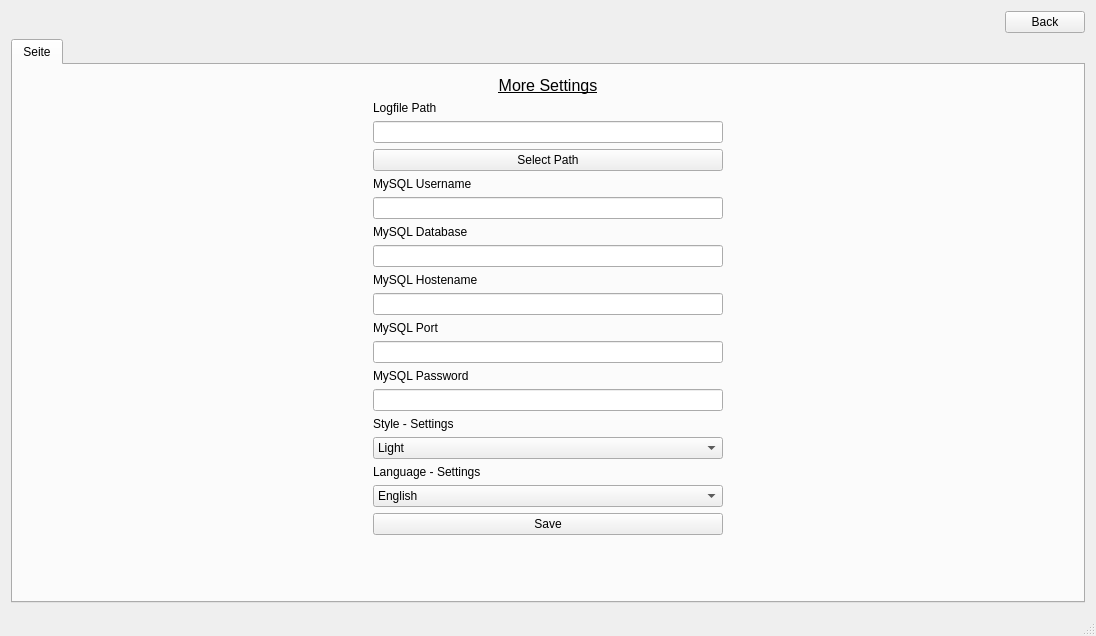
<?xml version="1.0" encoding="UTF-8"?>
<ui version="4.0">
 <class>SettingsWindowClass</class>
 <widget class="QMainWindow" name="SettingsWindowClass">
  <property name="geometry">
   <rect>
    <x>0</x>
    <y>0</y>
    <width>1096</width>
    <height>636</height>
   </rect>
  </property>
  <property name="font">
   <font>
    <family>Arial</family>
   </font>
  </property>
  <property name="windowTitle">
   <string>SettingsWindow</string>
  </property>
  <widget class="QWidget" name="centralWidget">
   <layout class="QVBoxLayout" name="verticalLayout">
    <item>
     <layout class="QHBoxLayout" name="horizontalLayout_3">
      <property name="topMargin">
       <number>0</number>
      </property>
      <item>
       <spacer name="horizontalSpacer">
        <property name="orientation">
         <enum>Qt::Orientation::Horizontal</enum>
        </property>
        <property name="sizeHint" stdset="0">
         <size>
          <width>40</width>
          <height>20</height>
         </size>
        </property>
       </spacer>
      </item>
      <item>
       <widget class="QPushButton" name="pB_SettingsBack">
        <property name="maximumSize">
         <size>
          <width>145</width>
          <height>16777215</height>
         </size>
        </property>
        <property name="autoFillBackground">
         <bool>false</bool>
        </property>
        <property name="text">
         <string>Back</string>
        </property>
       </widget>
      </item>
     </layout>
    </item>
    <item>
     <widget class="QTabWidget" name="tabWidgetSettings">
      <property name="currentIndex">
       <number>0</number>
      </property>
      <widget class="QWidget" name="tabMoreSettings">
       <attribute name="title">
        <string>Seite</string>
       </attribute>
       <layout class="QHBoxLayout" name="horizontalLayout_4">
        <item>
         <spacer name="horizontalSpacer_7">
          <property name="orientation">
           <enum>Qt::Orientation::Horizontal</enum>
          </property>
          <property name="sizeHint" stdset="0">
           <size>
            <width>288</width>
            <height>20</height>
           </size>
          </property>
         </spacer>
        </item>
        <item>
         <layout class="QHBoxLayout" name="horizontalLayout">
          <item>
           <layout class="QVBoxLayout" name="verticalLayout_12">
            <item>
             <widget class="QLabel" name="label_4">
              <property name="font">
               <font>
                <family>Arial</family>
                <pointsize>12</pointsize>
                <underline>true</underline>
               </font>
              </property>
              <property name="text">
               <string>More Settings</string>
              </property>
              <property name="alignment">
               <set>Qt::AlignmentFlag::AlignCenter</set>
              </property>
             </widget>
            </item>
            <item>
             <widget class="QLabel" name="lb_LogFilePath">
              <property name="text">
               <string>Logfile Path</string>
              </property>
             </widget>
            </item>
            <item>
             <widget class="QLineEdit" name="le_logFilePath">
              <property name="maximumSize">
               <size>
                <width>400</width>
                <height>16777215</height>
               </size>
              </property>
             </widget>
            </item>
            <item>
             <widget class="QPushButton" name="pB_selectPath">
              <property name="text">
               <string>Select Path</string>
              </property>
             </widget>
            </item>
            <item>
             <widget class="QLabel" name="lb_mySQLusername">
              <property name="text">
               <string>MySQL Username</string>
              </property>
             </widget>
            </item>
            <item>
             <widget class="QLineEdit" name="le_mySQLusername"/>
            </item>
            <item>
             <widget class="QLabel" name="lb_mySQLDatabase">
              <property name="text">
               <string>MySQL Database</string>
              </property>
             </widget>
            </item>
            <item>
             <widget class="QLineEdit" name="le_mySQLDatabase">
              <property name="maximumSize">
               <size>
                <width>400</width>
                <height>16777215</height>
               </size>
              </property>
             </widget>
            </item>
            <item>
             <widget class="QLabel" name="lb_mySQLHostename">
              <property name="text">
               <string>MySQL Hostename</string>
              </property>
             </widget>
            </item>
            <item>
             <widget class="QLineEdit" name="le_mySQLHostename">
              <property name="maximumSize">
               <size>
                <width>400</width>
                <height>16777215</height>
               </size>
              </property>
             </widget>
            </item>
            <item>
             <widget class="QLabel" name="lb_mySQLPort">
              <property name="text">
               <string>MySQL Port</string>
              </property>
             </widget>
            </item>
            <item>
             <widget class="QLineEdit" name="le_mySQLPort">
              <property name="maximumSize">
               <size>
                <width>400</width>
                <height>16777215</height>
               </size>
              </property>
             </widget>
            </item>
            <item>
             <widget class="QLabel" name="lb_mySQLPassword">
              <property name="text">
               <string>MySQL Password</string>
              </property>
             </widget>
            </item>
            <item>
             <widget class="QLineEdit" name="le_mySQLPassword">
              <property name="maximumSize">
               <size>
                <width>400</width>
                <height>16777215</height>
               </size>
              </property>
              <property name="echoMode">
               <enum>QLineEdit::EchoMode::Password</enum>
              </property>
             </widget>
            </item>
            <item>
             <widget class="QLabel" name="lb_Style">
              <property name="text">
               <string>Style - Settings</string>
              </property>
             </widget>
            </item>
            <item>
             <widget class="QComboBox" name="cB_Style">
              <property name="maximumSize">
               <size>
                <width>400</width>
                <height>16777215</height>
               </size>
              </property>
              <item>
               <property name="text">
                <string>Light</string>
               </property>
              </item>
              <item>
               <property name="text">
                <string>Dark</string>
               </property>
              </item>
              <item>
               <property name="text">
                <string>Light Dark</string>
               </property>
              </item>
              <item>
               <property name="text">
                <string>Dark Flat</string>
               </property>
              </item>
              <item>
               <property name="text">
                <string>New02</string>
               </property>
              </item>
              <item>
               <property name="text">
                <string>New03</string>
               </property>
              </item>
              <item>
               <property name="text">
                <string>New04</string>
               </property>
              </item>
             </widget>
            </item>
            <item>
             <widget class="QLabel" name="lb_language">
              <property name="text">
               <string>Language - Settings</string>
              </property>
             </widget>
            </item>
            <item>
             <widget class="QComboBox" name="cB_language">
              <property name="maximumSize">
               <size>
                <width>400</width>
                <height>16777215</height>
               </size>
              </property>
              <item>
               <property name="text">
                <string>English</string>
               </property>
              </item>
              <item>
               <property name="text">
                <string>German</string>
               </property>
              </item>
             </widget>
            </item>
            <item>
             <widget class="QPushButton" name="pB_SettingsSave">
              <property name="text">
               <string>Save</string>
              </property>
             </widget>
            </item>
            <item>
             <spacer name="verticalSpacer_16">
              <property name="orientation">
               <enum>Qt::Orientation::Vertical</enum>
              </property>
              <property name="sizeHint" stdset="0">
               <size>
                <width>20</width>
                <height>40</height>
               </size>
              </property>
             </spacer>
            </item>
           </layout>
          </item>
         </layout>
        </item>
        <item>
         <spacer name="horizontalSpacer_8">
          <property name="orientation">
           <enum>Qt::Orientation::Horizontal</enum>
          </property>
          <property name="sizeHint" stdset="0">
           <size>
            <width>344</width>
            <height>20</height>
           </size>
          </property>
         </spacer>
        </item>
       </layout>
      </widget>
     </widget>
    </item>
   </layout>
  </widget>
  <widget class="QStatusBar" name="statusBar"/>
 </widget>
 <layoutdefault spacing="6" margin="11"/>
 <resources>
  <include location="../../../InventoryManagementSystem.qrc"/>
 </resources>
 <connections/>
</ui>
